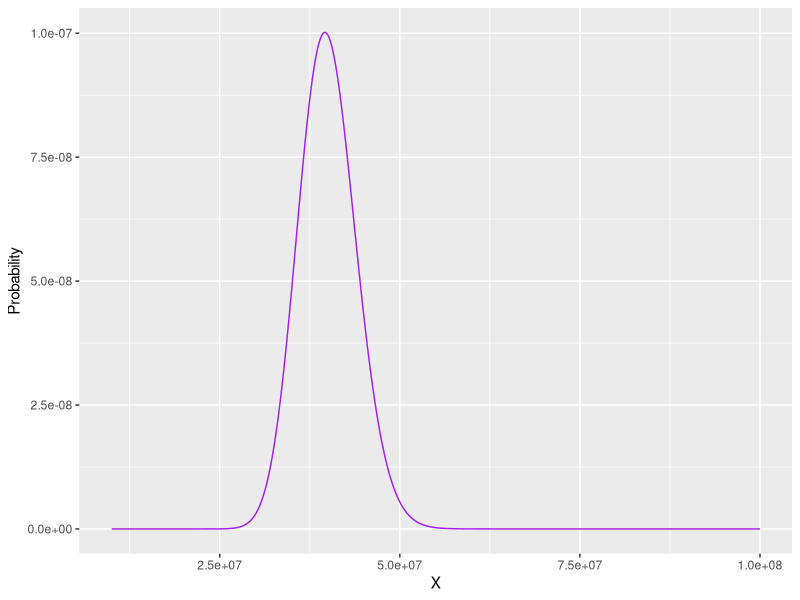
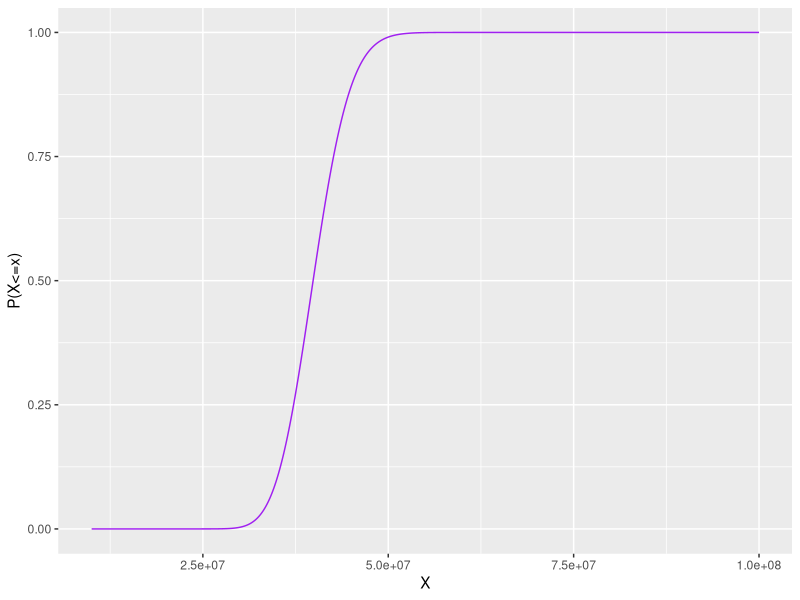

Source code (R) for these figures, in order:
## ---- chunk 1
knitr::opts_chunk$set(echo = TRUE)
## ---- chunk 2

require(ggplot2)

r=100
p=0.0000025
nmax=10^8
nmin=10^7
xmax=nmax-r
xmin=nmin-r
xrange=seq(xmin,xmax,by=100000)

pmf <- dnbinom(xrange,r,p)
pmf.data <- as.data.frame(pmf)
ggplot(pmf.data,aes(x=xrange,y=pmf))+
  geom_line(color="purple")+
  xlab("X")+
  ylab("Probability")

cdf <- pnbinom(xrange,r,p)
cdf.data <- as.data.frame(cdf)
ggplot(cdf.data,aes(x=xrange,y=cdf))+
  geom_line(color="purple")+
  xlab("X")+
  ylab("P(X<=x)")



#There is another useful way to use this function. Like what is the #probability of getting 100 or less transformants. This could be #calculated by summing over the range 1:100 in dbinom's size #parameter (r).


## ---- chunk 3

cdf2 <- pnbinom(5*10^7,r,p)
cdf2


